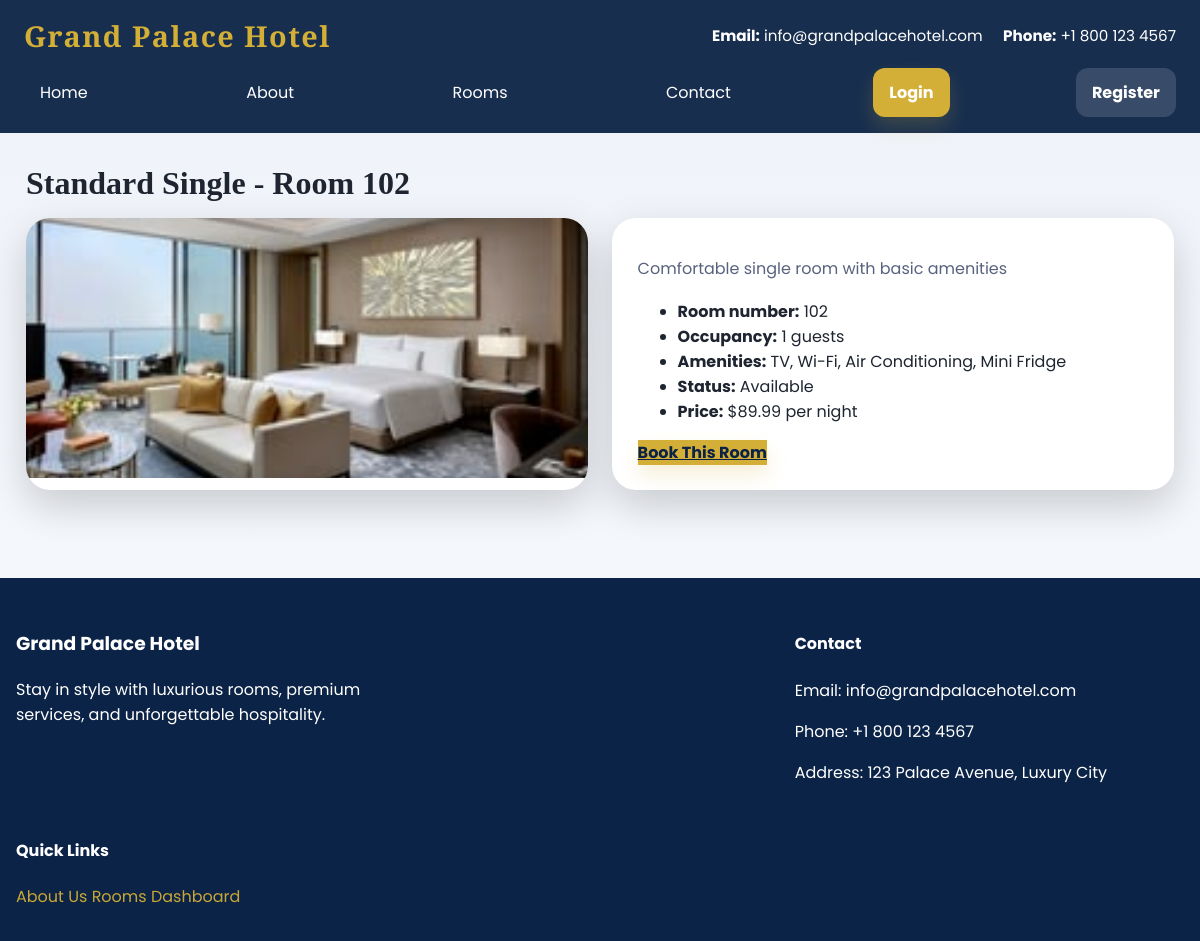
/php/room_details.php?room_id=2, run on the app's committed database.
### tables this page shows
CREATE TABLE rooms (
    room_id INT AUTO_INCREMENT PRIMARY KEY,
    room_number VARCHAR(10) NOT NULL UNIQUE,
    room_type_id INT NOT NULL,
    floor_number INT,
    status ENUM('Available', 'Occupied', 'Maintenance', 'Reserved') DEFAULT 'Available',
    notes TEXT,
    created_at TIMESTAMP DEFAULT CURRENT_TIMESTAMP,
    updated_at TIMESTAMP DEFAULT CURRENT_TIMESTAMP ON UPDATE CURRENT_TIMESTAMP,
    FOREIGN KEY (room_type_id) REFERENCES room_types(room_type_id),
    INDEX idx_status (status),
    INDEX idx_room_number (room_number)
);

CREATE TABLE room_types (
    room_type_id INT AUTO_INCREMENT PRIMARY KEY,
    type_name VARCHAR(50) NOT NULL UNIQUE,
    description TEXT,
    base_price DECIMAL(10, 2) NOT NULL,
    max_occupancy INT NOT NULL,
    amenities TEXT,
    image_url VARCHAR(500),
    is_active BOOLEAN DEFAULT TRUE,
    created_at TIMESTAMP DEFAULT CURRENT_TIMESTAMP,
    updated_at TIMESTAMP DEFAULT CURRENT_TIMESTAMP ON UPDATE CURRENT_TIMESTAMP
);

### php/functions.php (called while the page is built, shortened)
<?php
function escape($html) {
    return htmlspecialchars($html, ENT_QUOTES | ENT_SUBSTITUTE, 'UTF-8');
}

### php/room_details.php (the view, shortened to what this page needs)
<?php
require_once __DIR__ . '/db.php';
require_once __DIR__ . '/functions.php';
$roomId = filter_input(INPUT_GET, 'room_id', FILTER_VALIDATE_INT);
$stmt = $pdo->prepare('SELECT r.room_id, r.room_number, r.status, r.notes, rt.type_name, rt.base_price, rt.max_occupancy, rt.amenities, rt.description FROM rooms r JOIN room_types rt ON r.room_type_id = rt.room_type_id WHERE r.room_id = :room_id');
$stmt->execute([':room_id' => $roomId]);
$room = $stmt->fetch();
include __DIR__ . '/header.php';
?>
<section class="section">
    <div class="section-title"><h2><?php echo escape($room['type_name']); ?> - Room <?php echo escape($room['room_number']); ?></h2></div>
    <div class="grid banner-grid">
        <div class="card">
            <img src="images/<?php echo escape('This is the most expensive hotel suite in Dubai,___.jpg'); ?>" alt="Room gallery">
        </div>
        <div class="card card-body">
            <p><?php echo escape($room['description']); ?></p>
            <ul>
                <li><strong>Room number:</strong> <?php echo escape($room['room_number']); ?></li>
                <li><strong>Occupancy:</strong> <?php echo escape($room['max_occupancy']); ?> guests</li>
                <li><strong>Amenities:</strong> <?php echo escape($room['amenities']); ?></li>
                <li><strong>Status:</strong> <?php echo escape($room['status']); ?></li>
                <li><strong>Price:</strong> $<?php echo number_format($room['base_price'], 2); ?> per night</li>
            </ul>
            <a href="booking.php?room_id=<?php echo urlencode($room['room_id']); ?>" class="button button-primary">Book This Room</a>
        </div>
    </div>
</section>
<?php include __DIR__ . '/footer.php';

### assets/style.css (style rules this page uses)
:root { --dark-blue: #0b2346; --gold: #d4af37; --light-gray: #f7f7f8; --text-light: #ffffff; --text-dark: #1e2530; --shadow: 0 16px 40px rgba(0, 0, 0, 0.18); }
* { box-sizing: border-box; }
body { margin: 0; font-family: 'Poppins', system-ui, -apple-system, BlinkMacSystemFont, 'Segoe UI', sans-serif; color: var(--text-dark); background: linear-gradient(180deg, #eef2f8 0%, #f9fbff 100%); }
.hero-content h1, .hero-content h2, .section-title h2, .brand-logo a, .card-body h3 { font-family: 'Cormorant Garamond', Georgia, serif; }
.button { display: inline-flex; align-items: center; justify-content: center; border: none; cursor: pointer; font-weight: 700; transition: transform 0.2s ease, box-shadow 0.2s ease; }
.button-primary { background: var(--gold); color: var(--dark-blue); box-shadow: 0 10px 20px rgba(212, 175, 55, 0.2); }
.section { margin-bottom: 2.5rem; }
.hero-content h1, .hero-content h2, .section-title h2 { font-family: 'Playfair Display', serif; }
.grid { display: grid; gap: 1.5rem; }
.card { background: #ffffff; border-radius: 1.5rem; box-shadow: var(--shadow); overflow: hidden; transition: transform 0.25s ease, box-shadow 0.25s ease; }
.card img { width: 100%; display: block; object-fit: cover; height: 260px; }
.card-body { padding: 1.6rem; }
.card-body p { margin: 0.75rem 0 0; color: #58627d; line-height: 1.7; }
.banner-grid { grid-template-columns: repeat(2, minmax(0, 1fr)); }
.section-title { display: flex; align-items: center; justify-content: space-between; gap: 1rem; margin-bottom: 1rem; }
.section-title h2 { margin: 0; font-size: 2rem; }

### data on the page
rooms: room_type.type_name "Standard Single", room_number "102", room_type.description "Comfortable single room with basic amenities", room_type.max_occupancy "1", room_type.amenities "TV, Wi-Fi, Air Conditioning, Mini Fridge", status "Available", room_type.base_price "89.99"

### other printed values
SITE_NAME "Grand Palace Hotel"
SITE_EMAIL "info@grandpalacehotel.com"
SITE_PHONE "+1 800 123 4567"
SITE_ADDRESS "123 Palace Avenue, Luxury City"
